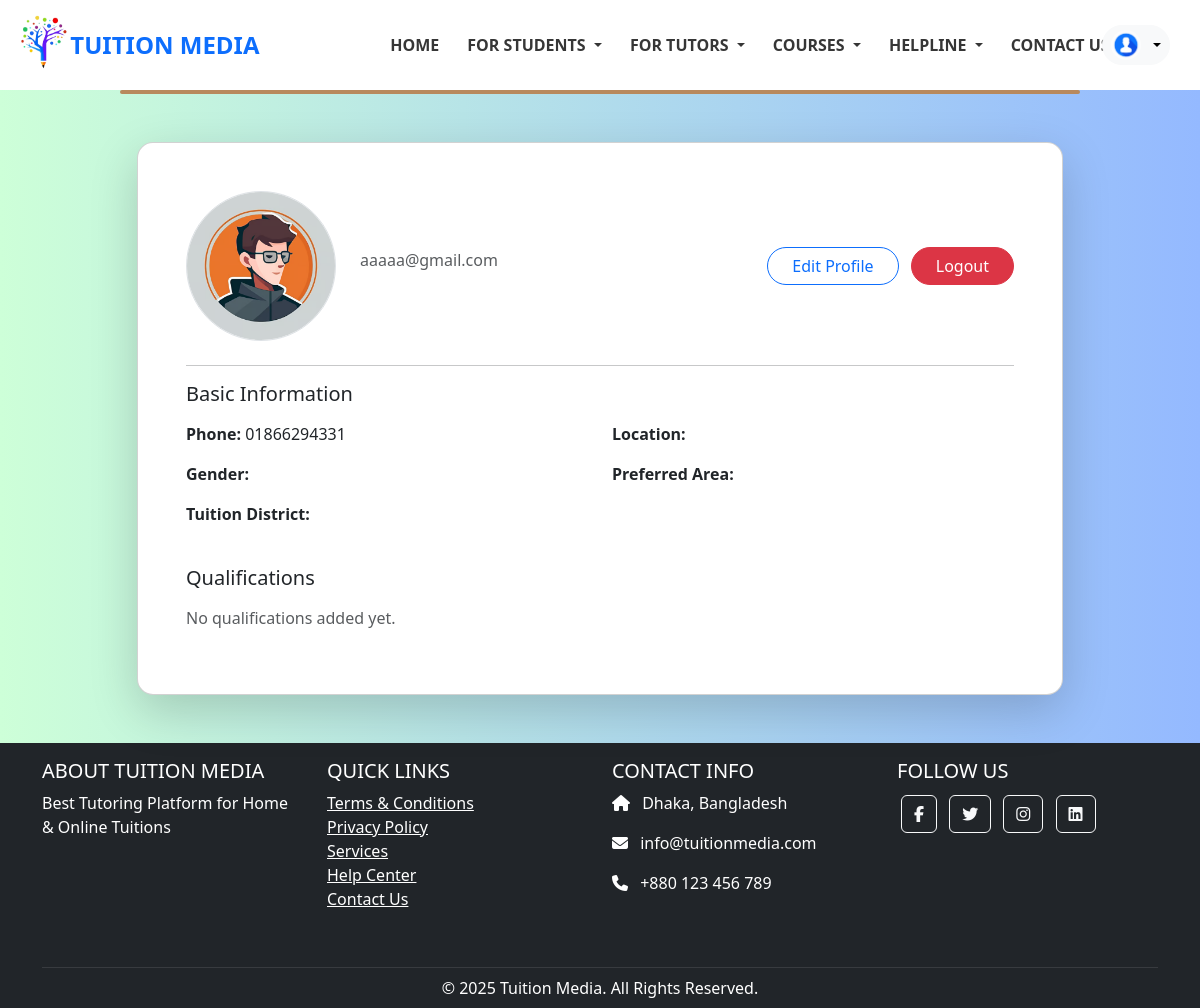
Page /profile/ (signed in) on the committed database.
### accounts/models.py (models this page shows, shortened)
class User(AbstractBaseUser, PermissionsMixin):
    ROLE_CHOICES = (
        ('Tutor', 'Tutor'),
        ('Student', 'Student'),
    )
    GENDER_CHOICES = (
        ('Male', 'Male'),
        ('Female', 'Female'),
        ('Other', 'Other'),
    )
    name = models.CharField(max_length=100)
    email = models.EmailField(unique=True, null=True, blank=True)
    phone = models.CharField(max_length=15, unique=True, null=True, blank=True)
    role = models.CharField(max_length=10, choices=ROLE_CHOICES)
    gender = models.CharField(max_length=10, choices=GENDER_CHOICES)
    district = models.CharField(max_length=100, blank=True)
    location = models.CharField(max_length=100, blank=True)
    preferred_area = models.CharField(max_length=100, blank=True)
    profile_picture = models.ImageField(upload_to='profile_pictures/',default='images/defaultprofile.png',blank=True, null=True)
    is_active = models.BooleanField(default=True)
    is_staff = models.BooleanField(default=False)
    is_superuser = models.BooleanField(default=False)
    objects = UserManager()
    USERNAME_FIELD = 'email'
    REQUIRED_FIELDS = ['phone']

### accounts/views.py (the view)
# urls.py: path('profile/', account_view.profile_view, name='profile'),
def profile_view(request):
    if not request.user.is_authenticated:
        return redirect('login')
    user_profile = request.user
    return render(request, 'accounts/profile.html', {'user_profile': user_profile})

### template/accounts/profile.html (shortened to what this page needs)
{% extends 'base.html' %}
{% load static %}
{% block content %}
<div class="container mt-5 mb-5">
    <div class="row justify-content-center">
        <div class="col-md-10">
            <div class="card shadow-lg rounded-4">
                <div class="card-body p-5">
                    <div class="d-flex align-items-center mb-4">
                        <div class="me-4">
                            {% if user_profile.profile_picture %}
                                <img src="{{ user_profile.profile_picture.url }}" class="rounded-circle border" width="150" height="150" style="object-fit:cover;">
                            {% else %}
                                <img src="{% static 'images/defaultprofile.png' %}" class="rounded-circle border" width="150" height="150" style="object-fit:cover;">
                            {% endif %}
                        </div>
                        <div>
                            <p class="text-muted">{{ user_profile.email }}</p>
                        </div>
                        <div class="ms-auto">
                            <a href="{% url 'edit_profile_view' %}" class="btn btn-outline-primary rounded-pill px-4 me-2">Edit Profile</a>
                            <a href="{% url 'logout' %}" class="btn btn-danger rounded-pill px-4">Logout</a>
                        </div>
                    </div>
                    <hr>
                    <h5 class="mb-3">Basic Information</h5>
                    <div class="row mb-4">
                        <div class="col-md-6">
                            <p><strong>Phone:</strong> {{ user_profile.phone }}</p>
                            <p><strong>Gender:</strong> {{ user_profile.gender }}</p>
                            <p><strong>Tuition District:</strong> {{ user_profile.district }}</p>
                        </div>
                        <div class="col-md-6">
                            <p><strong>Location:</strong> {{ user_profile.location }}</p>
                            <p><strong>Preferred Area:</strong> {{ user_profile.preferred_area }}</p>
                        </div>
                    </div>
                    <h5 class="mb-3">Qualifications</h5>
                    {% if user_profile.qualifications.all %}
                    <div class="table-responsive">
                        <table class="table table-bordered table-striped align-middle">
                            <thead class="table-light">
                                <tr>
                                    <th>Degree</th>
                                    <th>Result</th>
                                    <th>Year</th>
                                    <th>Institute</th>
                                </tr>
                            </thead>
                            <tbody>
                                {% for qual in user_profile.qualifications.all %}
                                <tr>
                                    <td>{{ qual.degree }}</td>
                                    <td>{{ qual.result }}</td>
                                    <td>{{ qual.year }}</td>
                                    <td>{{ qual.institute }}</td>
                                </tr>
                                {% endfor %}
                            </tbody>
                        </table>
                    </div>
                    {% else %}
                    <p class="text-muted">No qualifications added yet.</p>
                    {% endif %}
                </div>
            </div>
        </div>
    </div>
</div>
{% endblock %}

### static/CSS/navbar.css (style rules this page uses)
body { margin: 0; padding: 0; background: linear-gradient(to right, #cdffd8, #94b9ff); font-family: 'Segoe UI', sans-serif; }

### rows in the picture
User: profile_picture (placeholder picture), email "aaaaa@gmail.com", phone "01866294331"
